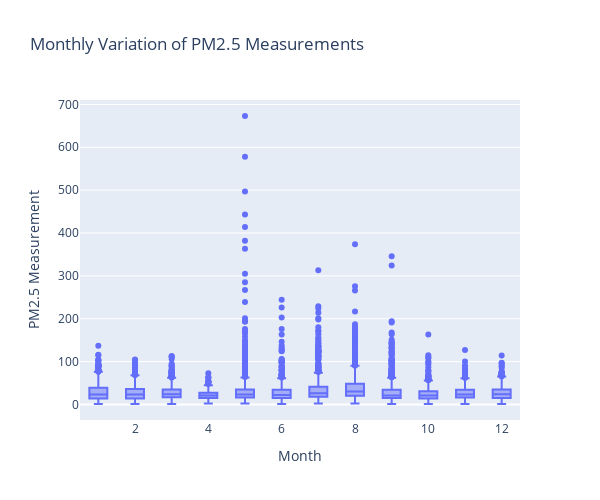

Here is the notebook cell this chart was saved with:
### Markdown cell above
### Monthly PM2.5 Variations
PM2.5 measurements across different months

### Code cell
fig = px.box(cities_df, x='month_only', y='pm25', title='Monthly Variation of PM2.5 Measurements', width=600, height=500, 
             category_orders={"month_only": sorted(cities_df['month_only'].unique(), key=int)})
fig.update_xaxes(title_text='Month')
fig.update_yaxes(title_text='PM2.5 Measurement')
fig.show()

### Figure 1 — Plotly figure (JSON) as saved in the notebook; plotly's stock layout.template omitted (floating-point values rounded to 4 significant figures; data arrays with more than 128 entries replaced by an {"elided": "..."} marker saying what was removed)
{"data": [{"alignmentgroup": "True", "hovertemplate": "month_only=%{x}<br>pm25=%{y}<extra></extra>", "legendgroup": "", "marker": {"color": "#636efa"}, "name": "", "notched": false, "offsetgroup": "", "orientation": "v", "showlegend": false, "type": "box", "x": {"elided": "11947 int values"}, "x0": " ", "xaxis": "x", "y": {"elided": "11947 int values"}, "y0": " ", "yaxis": "y"}], "layout": {"boxmode": "group", "height": 500, "legend": {"tracegroupgap": 0}, "title": {"text": "Monthly Variation of PM2.5 Measurements"}, "width": 600, "xaxis": {"anchor": "y", "autorange": true, "categoryarray": [1, 2, 3, 4, 5, 6, 7, 8, 9, 10, 11, 12], "categoryorder": "array", "domain": [0, 1], "range": [0.5, 12.5], "title": {"text": "Month"}, "type": "linear"}, "yaxis": {"anchor": "x", "autorange": true, "domain": [0, 1], "range": [-36.33, 710.3], "title": {"text": "PM2.5 Measurement"}, "type": "linear"}}}
